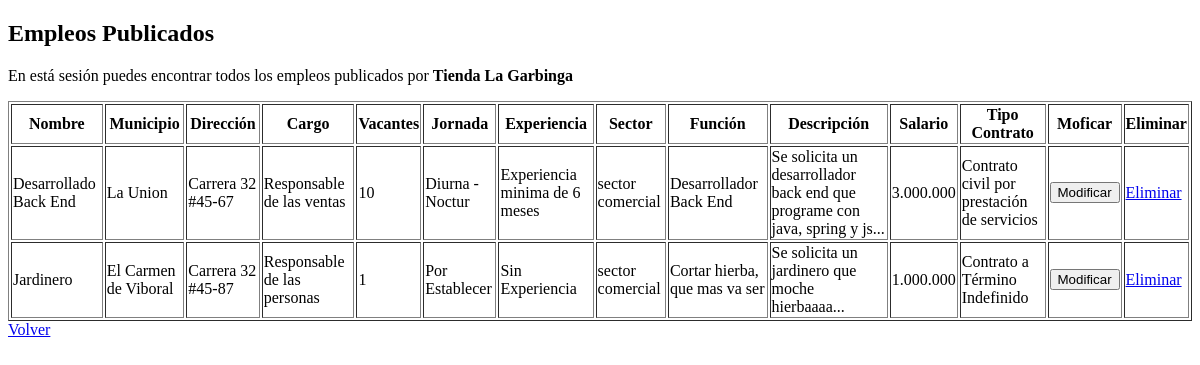
/views/empresa/empleosPublicados.php (signed in), run on an earlier commit of the app's database.
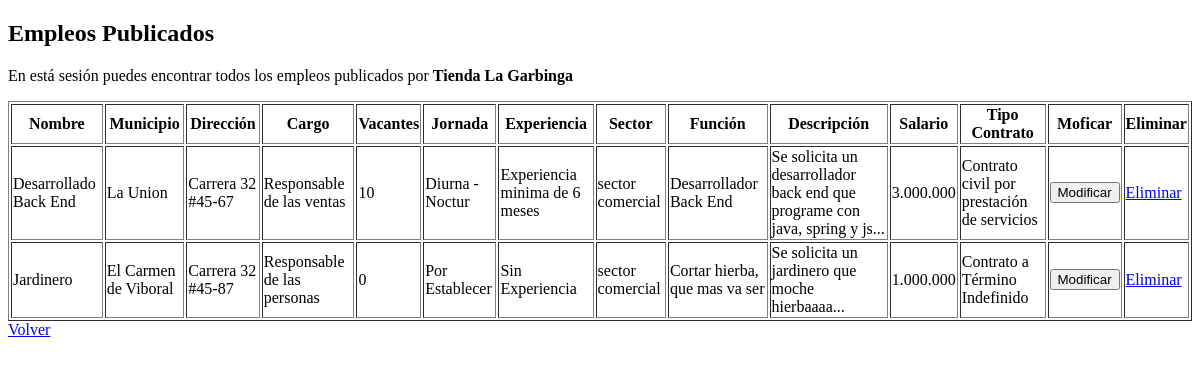
And on a later commit of the database.
### tables this page shows
CREATE TABLE `empleo` (
  `codigo` int(5) NOT NULL,
  `nombre` varchar(30) NOT NULL,
  `municipio` int(5) NOT NULL,
  `direccion` varchar(100) NOT NULL,
  `cargo` int(2) NOT NULL,
  `vacantes` int(3) NOT NULL,
  `jornada` varchar(15) NOT NULL,
  `experiencia` varchar(30) NOT NULL,
  `sector` int(2) NOT NULL,
  `funcion` varchar(1000) NOT NULL,
  `empresa` varchar(11) NOT NULL,
  `descripcion` varchar(600) NOT NULL,
  `salario` int(8) NOT NULL,
  `tipo_contrato` int(1) NOT NULL,
  `logo` varchar(300) NOT NULL
);

CREATE TABLE `municipio` (
  `codigo` int(5) NOT NULL,
  `nombre` varchar(40) NOT NULL,
  `departamento` int(2) NOT NULL
);

CREATE TABLE `cargo` (
  `codigo` int(2) NOT NULL,
  `nombre` varchar(600) NOT NULL
);

CREATE TABLE `sector` (
  `codigo` int(2) NOT NULL,
  `nombre` varchar(30) NOT NULL
);

CREATE TABLE `tipo_contrato` (
  `codigo` int(1) NOT NULL,
  `nombre` varchar(70) NOT NULL
);

### config/conexion.php (called while the page is built)
<?php
    class Conexion{
        public static function connection(){
            $db = new mysqli("localhost","root","","searchjob");
            $db->query("SET NAMES 'utf8'");
            return $db;
        }
    }

### controllers/empleoController.php (called while the page is built, shortened)
<?php
    require_once "../../models/empleoModel.php";
    class EmpleoController{
        public function empleosPublicados(){
            if(isset($_SESSION['empresa'])){
                $id = (int)$_SESSION['empresa']->id;
                $empleo = new EmpleoModel();
                $empleo->setEmpresa($id);
                $empleos = $empleo->empleosPublicados();
                return $empleos;
            }
        }
    }

### models/empleoModel.php (called while the page is built, shortened)
<?php
    class EmpleoModel{
        private $empresa;
        private $db;
        public function __construct()
        {
            $this->db = Conexion::connection();
        }
        public function getEmpresa(){
            return $this->empresa;
        }
        public function setEmpresa($empresa){
            $this->empresa = $empresa;
        }
        public function empleosPublicados(){
            $sql = "SELECT em.*, mu.nombre as 'nombre_municipio', ca.nombre as 'nombre_cargo', se.nombre as 'nombre_sector',
            us.id as 'id_empresa', tp.nombre as 'nombre_tipocontrato' FROM empleo as em
            INNER JOIN municipio as mu
            ON em.municipio = mu.codigo
            INNER JOIN cargo as ca
            ON em.cargo = ca.codigo
            INNER JOIN sector as se
            ON em.sector = se.codigo
            INNER JOIN usuario as us
            ON em.empresa = us.id
            INNER JOIN tipo_contrato as tp
            ON em.tipo_contrato = tp.codigo
            WHERE us.id = {$this->getEmpresa()}";
            $consulta = $this->db->query($sql);
            $mostrar = false;
            if($consulta){
                $mostrar = $consulta;
            }
            return $mostrar;
        }
    }

### views/empresa/empleosPublicados.php (the view, shortened to what this page needs)
<?php
    require_once "../../config/conexion.php";
?>
<!DOCTYPE html>
<html lang="en">
<head>
</head>
<body>
    <div class="container-postulados">
        <div class="details">
            <?php
                $empleos = new EmpleoController();
                $emp = $empleos->empleosPublicados();
            ?>
            <h2>Empleos Publicados</h2>
            <p>
                En está sesión puedes encontrar todos los empleos publicados por
                <b><?=$_SESSION['empresa']->nombre?></b>
            </p>
            <table border="1">
                <tr>
                    <th>Nombre</th>
                    <th>Municipio</th>
                    <th>Dirección</th>
                    <th>Cargo</th>
                    <th>Vacantes</th>
                    <th>Jornada</th>
                    <th>Experiencia</th>
                    <th>Sector</th>
                    <th>Función</th>
                    <th>Descripción</th>
                    <th>Salario</th>
                    <th>Tipo Contrato</th>
                    <th>Moficar</th>
                    <th>Eliminar</th>
                </tr>
                <?php if(!is_null($emp) && $emp->num_rows >= 1): ?>
                    <?php while($empleo = $emp->fetch_object()): ?>
                        <tr>
                            <td><?=$empleo->nombre ?></td>
                            <td><?=$empleo->nombre_municipio ?></td>
                            <td><?=$empleo->direccion ?></td>
                            <td><?=$empleo->nombre_cargo ?></td>
                            <td><?=$empleo->vacantes ?></td>
                            <td><?=$empleo->jornada ?></td>
                            <td><?=$empleo->experiencia ?></td>
                            <td><?=$empleo->nombre_sector ?></td>
                            <td><?=$empleo->funcion ?></td>
                            <td><?php echo substr($empleo->descripcion,0,80)."..."; ?></td>
                            <td><?=number_format($empleo->salario, 0, ",", ".") ?></td>
                            <td><?=$empleo->nombre_tipocontrato ?></td>
                            <td>
                                <form action="modificarEmpleo.php" method="post">
                                    <input type="submit" value="Modificar">
                                </form>
                            </td>
                            <td><a href="../../execute.php?controller=empleoExecute&action=eliminarEmpleo&id=<?=$empleo->codigo?>">Eliminar</a></td>
                        </tr>
                    <?php endwhile; ?>
                <?php elseif($emp->num_rows == 0): ?>
                    <p>Aún no hay usuarios postulados</p>
                <?php endif; ?>
            </table>
            <a href="indexEmpresa.php">Volver</a>
        </div>
    </div>
</body>
</html>

What changed in the data, as far as the page shows it:
changed empleo "Jardinero": vacantes "1" → "0"
